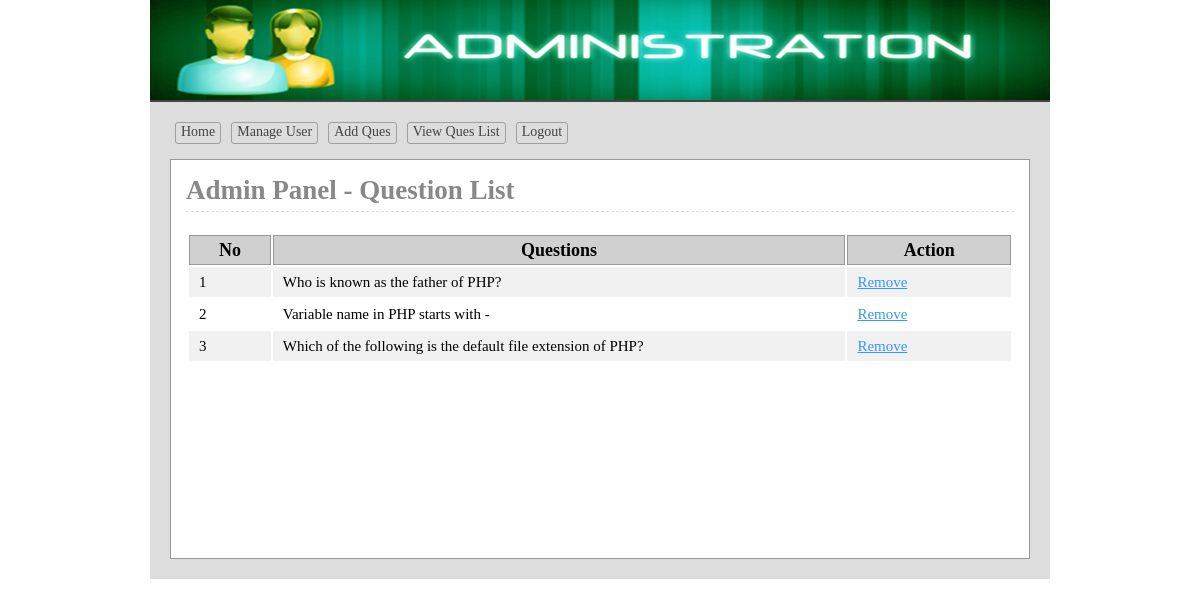
/admin/queslist.php (signed in), run on the app's committed database.
### tables this page shows
CREATE TABLE `tbl_ques` (
  `id` int(11) NOT NULL,
  `quesNo` int(11) NOT NULL,
  `ques` text NOT NULL
);

### lib/Database.php (called while the page is built, shortened)
<?php
Class Database{
	public $host   = DB_HOST;
	public $user   = DB_USER;
	public $pass   = DB_PASS;
	public $dbname = DB_NAME;
	public $link;
	private function connectDB(){
	$this->link = new mysqli($this->host, $this->user, $this->pass, $this->dbname);
 }
	public function select($query){
		$result = $this->link->query($query) or die($this->link->error.__LINE__);
		if($result->num_rows > 0){
			return $result;
		} else {
			return false;
		}
	}
}

### classes/Exam.php (called while the page is built, shortened)
<?php
 $filepath = realpath(dirname(__FILE__));
include_once ($filepath.'/../lib/Database.php');
class Exam{
	private $db;
	function __construct()
	{
		$this->db = new Database();
	}
  public function getQueByOrder(){
    $query = "SELECT * FROM  tbl_ques ORDER BY quesNo ASC";
    $result = $this->db->select($query);
    return $result;
  }
}
 ?>

### admin/queslist.php (the view, shortened to what this page needs)
<?php
    $filepath = realpath(dirname(__FILE__));
	include_once ($filepath.'/inc/header.php');
	include_once ($filepath.'/../classes/Exam.php');
	$exm = new Exam();
?>
<div class="main">
	<h1>Admin Panel - Question List</h1>
<div class="quelist">
	<table class="tblone">
		<tr>
			<th width="10%">No</th>
			<th width="70%">Questions</th>
			<th width="20%">Action</th>
		</tr>
<?php
$getData = $exm->getQueByOrder();
if ($getData) {
	$i = 0;
	while ($result = $getData->fetch_assoc()) {
		$i++;
 ?>
		<tr>
			<td><?php echo $i; ?></td>
			<td><?php echo $result['ques']; ?></td>
			<td>
				<a onclick="return confirm('Are You Sure to Remove')" href="?delque=<?php echo $result['quesNo'];?>">Remove</a>
			</td>
		</tr>
	<?php  }} ?>
	</table>
</div>
</div>
<?php include 'inc/footer.php'; ?>

### admin/css/admin.css (style rules this page uses)
* { margin:0;padding:0;outline:none }
body { font-family:verdana }
.tblone { width:100%;border:1px solid #fff;margin:20px 0 }
.tblone td { font-size: 15px; padding: 5px 10px; }
table.tblone th { background-color: #d0d0d0; border: 1px solid #999; }
table.tblone tr:nth-child(2n+1) { background:#fff;height:30px; }
table.tblone tr:nth-child(2n) { background:#f1f1f1;height:30px; }
.tblone td a { color:#3399FF; }
.main { background: #fff none repeat scroll 0 0; border: 1px solid #999; margin-top: 10px; min-height: 368px; padding: 15px; width: 828px; }
.main h1 { border-bottom: 1px dashed #ddd; color: #888; margin: 0 0 5px; padding-bottom: 5px; }

### data on the page
tbl_ques: ques "Who is known as the father of PHP?"
tbl_ques: ques "Variable name in PHP starts with -"
tbl_ques: ques "Which of the following is the default file extension of PHP?"
